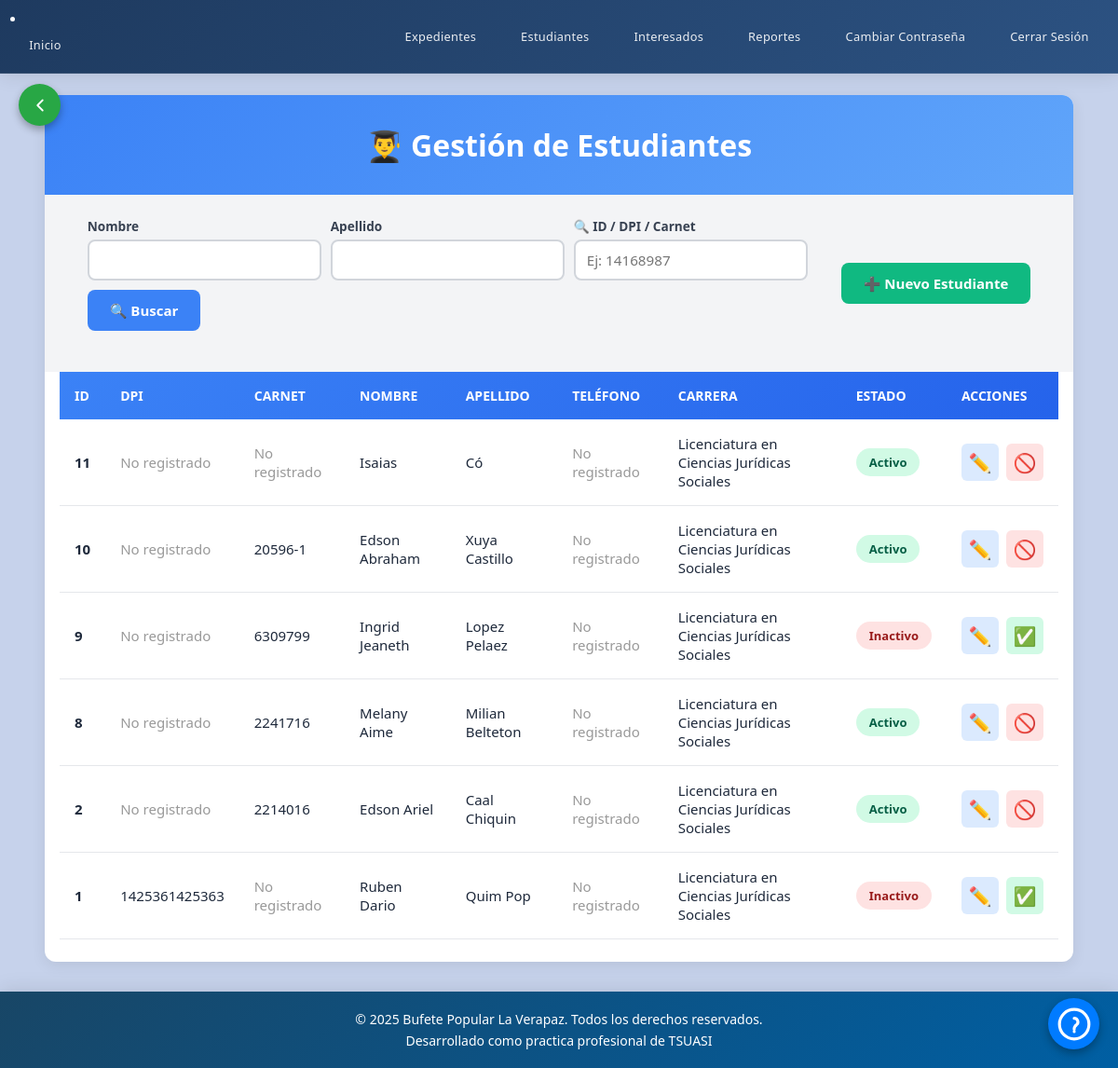
Screenshot of /app/estudiantes/index.php (signed in) with the database file from the repository.
### tables this page shows
CREATE TABLE `estudiantes` (
  `id_estudiante` int(11) NOT NULL AUTO_INCREMENT,
  `dpi_estudiante` varchar(13) DEFAULT NULL,
  `carnetEstudiantil` varchar(7) DEFAULT NULL,
  `nombre` varchar(50) NOT NULL,
  `apellido` varchar(50) NOT NULL,
  `telefono` varchar(15) DEFAULT NULL,
  `id_carrera` int(11) NOT NULL,
  `id_estado` int(11) NOT NULL,
  PRIMARY KEY (`id_estudiante`),
  UNIQUE KEY `carnet_Est` (`carnetEstudiantil`),
  UNIQUE KEY `idx_dpi_unique` (`dpi_estudiante`),
  KEY `id_carrera` (`id_carrera`),
  KEY `id_estado` (`id_estado`),
  CONSTRAINT `estudiantes_ibfk_1` FOREIGN KEY (`id_carrera`) REFERENCES `carreras` (`id_carrera`),
  CONSTRAINT `estudiantes_ibfk_2` FOREIGN KEY (`id_estado`) REFERENCES `estados` (`id_estado`)
);

CREATE TABLE `carreras` (
  `id_carrera` int(11) NOT NULL AUTO_INCREMENT,
  `carrera` varchar(80) NOT NULL,
  PRIMARY KEY (`id_carrera`)
);

CREATE TABLE `estados` (
  `id_estado` int(11) NOT NULL AUTO_INCREMENT,
  `estado` varchar(25) NOT NULL,
  PRIMARY KEY (`id_estado`)
);

### app/estudiantes/index.php (the view, shortened to what this page needs)
<?php
include('../conexion.php');
$buscar_nombre = isset($_GET['buscar_nombre']) ? trim($_GET['buscar_nombre']) : '';
$buscar_apellido = isset($_GET['buscar_apellido']) ? trim($_GET['buscar_apellido']) : '';
$buscar_otro = isset($_GET['buscar_otro']) ? trim($_GET['buscar_otro']) : '';
$registros_por_pagina = 8;
$pagina_actual = isset($_GET['pagina']) && is_numeric($_GET['pagina']) && (int)$_GET['pagina'] > 0
    ? (int)$_GET['pagina'] : 1;
$where = '';
$offset = ($pagina_actual - 1) * $registros_por_pagina;
$sql = "
    SELECT s.id_estudiante, s.dpi_estudiante, s.carnetEstudiantil, s.nombre, s.apellido, s.telefono,
    c.carrera, c.id_carrera, e.estado, e.id_estado
    FROM estudiantes s
    INNER JOIN carreras c ON s.id_carrera = c.id_carrera
    INNER JOIN estados e ON s.id_estado = e.id_estado
    {$where}
    ORDER BY s.id_estudiante DESC
    LIMIT :limit OFFSET :offset
";
$stmt = $conn->prepare($sql);
$stmt->bindValue(':limit', $registros_por_pagina, PDO::PARAM_INT);
$stmt->bindValue(':offset', $offset, PDO::PARAM_INT);
$stmt->execute();
$estudiantes = $stmt->fetchAll(PDO::FETCH_ASSOC);
$hay_busqueda = !empty($buscar_nombre) || !empty($buscar_apellido) || !empty($buscar_otro);
?>
<!DOCTYPE html>
<html lang="es">
<head>
    <link rel="stylesheet" href="../css/style.css">
    <link rel="stylesheet" href="styleE.css">
</head>
<body>
<?php include('../navbar.php'); ?>
<?php include('../boton_ayuda.php'); ?>
<?php include('../boton_volver.php'); ?>
<main class="main-content">
    <div class="container">
        <div class="card">
            <div class="card-header">
                <h1>👨‍🎓 Gestión de Estudiantes</h1>
            </div>
            <div class="action-bar">
                <form method="GET" action="" class="search-form-advanced">
                    <div class="search-group">
                        <label for="buscar_nombre">Nombre</label>
                        <input type="text"
                            id="buscar_nombre"
                            name="buscar_nombre"
                            value="<?= htmlspecialchars($buscar_nombre) ?>">
                    </div>
                    <div class="search-group">
                        <label for="buscar_apellido">Apellido</label>
                        <input type="text"
                            id="buscar_apellido"
                            name="buscar_apellido"
                            value="<?= htmlspecialchars($buscar_apellido) ?>">
                    </div>
                    <div class="search-group">
                        <label for="buscar_otro">🔍 ID / DPI / Carnet</label>
                        <input type="text"
                            id="buscar_otro"
                            name="buscar_otro"
                            placeholder="Ej: 14168987"
                            value="<?= htmlspecialchars($buscar_otro) ?>">
                    </div>
                    <div class="search-buttons">
                        <button type="submit" class="btn btn-primary" title="Buscar estudiantes">
                            🔍 Buscar
                        </button>
                    </div>
                </form>
                <button onclick="abrirModalCrear()" class="btn btn-success">
                    ➕ Nuevo Estudiante
                </button>
            </div>
            <div class="table-responsive">
                <table class="table">
                    <thead>
                        <tr>
                            <th>ID</th>
                            <th>DPI</th>
                            <th>Carnet</th>
                            <th>Nombre</th>
                            <th>Apellido</th>
                            <th>Teléfono</th>
                            <th>Carrera</th>
                            <th>Estado</th>
                            <th>Acciones</th>
                        </tr>
                    </thead>
                    <tbody>
                        <?php if (empty($estudiantes)): ?>
                            <tr>
                                <td colspan="9" class="text-center">
                                    <?php if ($hay_busqueda): ?>
                                        ❌ No se encontraron estudiantes con los criterios de búsqueda especificados
                                    <?php else: ?>
                                        📋 No hay estudiantes registrados
                                    <?php endif; ?>
                                </td>
                            </tr>
                        <?php else: ?>
                            <?php foreach($estudiantes as $est): ?>
                                <tr>
                                    <td><strong><?= htmlspecialchars($est['id_estudiante']) ?></strong></td>
                                    <td>
                                        <?= $est['dpi_estudiante']
                                            ? htmlspecialchars($est['dpi_estudiante'])
                                            : '<span style="color:#999;">No registrado</span>' ?>
                                    </td>
                                    <td>
                                        <?= $est['carnetEstudiantil']
                                            ? htmlspecialchars($est['carnetEstudiantil'])
                                            : '<span style="color:#999;">No registrado</span>' ?>
                                    </td>
                                    <td><?= htmlspecialchars($est['nombre']) ?></td>
                                    <td><?= htmlspecialchars($est['apellido']) ?></td>
                                    <td>
                                        <?= $est['telefono']
                                            ? htmlspecialchars($est['telefono'])
                                            : '<span style="color:#999;">No registrado</span>' ?>
                                    </td>
                                    <td><?= htmlspecialchars($est['carrera']) ?></td>
                                    <td>
                                        <span class="badge <?= $est['id_estado'] == 1 ? 'badge-active' : 'badge-inactive' ?>">
                                            <?= htmlspecialchars($est['estado']) ?>
                                        </span>
                                    </td>
                                    <td>
                                        <div class="btn-group">
                                            <button onclick="abrirModalEditar(
                                                <?= $est['id_estudiante'] ?>,
                                                '<?= htmlspecialchars($est['dpi_estudiante'] ?? '', ENT_QUOTES) ?>',
                                                '<?= htmlspecialchars($est['carnetEstudiantil'] ?? '', ENT_QUOTES) ?>',
                                                '<?= htmlspecialchars($est['nombre'], ENT_QUOTES) ?>',
                                                '<?= htmlspecialchars($est['apellido'], ENT_QUOTES) ?>',
                                                '<?= htmlspecialchars($est['telefono'] ?? '', ENT_QUOTES) ?>',
                                                <?= $est['id_carrera'] ?>
                                            )" class="btn-icon btn-edit" title="Editar estudiante">
                                                ✏️
                                            </button>
                                            <?php if ($_SESSION['rol'] === 'Directora'): ?>
                                                <?php if ($est['id_estado'] == 1): ?>
                                                    <button onclick="abrirModalDesactivar(
                                                        <?= $est['id_estudiante'] ?>,
                                                        '<?= htmlspecialchars($est['nombre'] . ' ' . $est['apellido'], ENT_QUOTES) ?>'
                                                    )" class="btn-icon btn-delete" title="Desactivar estudiante">
                                                        🚫
                                                    </button>
                                                <?php else: ?>
                                                    <button onclick="abrirModalActivar(
                                                        <?= $est['id_estudiante'] ?>,
                                                        '<?= htmlspecialchars($est['nombre'] . ' ' . $est['apellido'], ENT_QUOTES) ?>'
                                                    )" class="btn-icon btn-activate" title="Activar estudiante">
                                                        ✅
                                                    </button>
                                                <?php endif; ?>
                                            <?php endif; ?>
                                        </div>
                                    </td>
                                </tr>
                            <?php endforeach; ?>
                        <?php endif; ?>
                    </tbody>
                </table>
            </div>
        </div>
    </div>
</main>
<?php include('../footer.php'); ?>
</body>
</html>

### app/css/style.css (style rules this page uses)
* { box-sizing: border-box;margin: 0;padding: 0; }
main { flex: 1 0 auto;display: flex;flex-direction: column;padding: 20px; }

### app/estudiantes/styleE.css (style rules this page uses)
:root { --primary: #3B82F6; --primary-dark: #2563EB; --secondary: #60A5FA; --light-blue: #DBEAFE; --success: #10B981; --warning: #F59E0B; --danger: #EF4444; --gray: #6B7280; --gray-light: #F3F4F6; --white: #FFFFFF; }
* { box-sizing: border-box;margin: 0;padding: 0;font-family: 'Segoe UI', Tahoma, Geneva, Verdana, sans-serif; }
body { min-height: 100vh;display: flex; flex-direction: column;padding-top: 70px; }
html, body { height: 100%;background: #c6d2eb; color: #1E293B; overflow-x: hidden; }
main { display: flex; justify-content: center;padding: 2rem;min-height: calc(100vh - 60px);align-items: flex-start;width: 100%;margin: 0 auto; }
.container { width: 100%;max-width: 1400px;margin: 0 auto;padding: 0 1rem; }
.card { background: var(--white); border-radius: 12px; box-shadow: 0 4px 16px rgba(0,0,0,0.08); overflow: hidden; width: 100%; max-width: 1200px; margin: 0 auto; position: relative; left: 0; right: 0; }
.card-header { background: linear-gradient(135deg, var(--primary), var(--secondary));padding: 2rem;text-align: center; }
.card-header h1 { color: var(--white);font-size: 2rem;font-weight: 700;margin: 0; }
.action-bar { display: flex; gap: 1rem; padding: 1.5rem; flex-wrap: wrap; align-items: center; justify-content: center; background: var(--gray-light); }
.btn { padding: 0.75rem 1.5rem; border: none; border-radius: 8px; font-weight: 600; font-size: 0.938rem; cursor: pointer; text-decoration: none; display: inline-flex; align-items: center; justify-content: center; gap: 0.5rem; transition: all 0.2s; }
.btn-primary { background: var(--primary); color: var(--white); }
.btn-success { background: var(--success); color: var(--white); }
.btn-group { display: flex; gap: 0.5rem; justify-content: center; }
.btn-icon { width: 40px; height: 40px; border: none; border-radius: 6px; cursor: pointer; font-size: 1.25rem; display: flex; align-items: center; justify-content: center; transition: all 0.2s; }
.btn-edit { background: var(--light-blue); color: var(--primary); }
.btn-delete { background: #FEE2E2; color: var(--danger); }
.btn-activate { background: #D1FAE5; color: var(--success); }
.table-responsive { overflow-x: auto;padding: 0 1rem 1.5rem;margin: 0 auto; }
.table { width: 100%;max-width: 100%;border-collapse: collapse;background: var(--white);font-size: 0.938rem;margin: 0 auto; }
.table thead { background: linear-gradient(135deg, var(--primary), var(--primary-dark)); }
.table th { padding: 1rem;text-align: left;color: var(--white);font-weight: 600;text-transform: uppercase;font-size: 0.875rem; }
.table td { padding: 1rem;border-bottom: 1px solid #E5E7EB; }
.badge { display: inline-block; padding: 0.375rem 0.875rem; border-radius: 999px; font-weight: 600; font-size: 0.813rem; }
.badge-active { background: #D1FAE5;color: #065F46; }
.badge-inactive { background: #FEE2E2;color: #991B1B; }
@media (max-width: 1200px) { .search-form-advanced { grid-template-columns: 1fr 1fr; } }
@media (max-width: 1200px) { .search-buttons { grid-column: 1 / -1; } }
.search-form-advanced { display: grid; grid-template-columns: 1fr 1fr 1fr auto auto; gap: 10px; align-items: end; margin-bottom: 20px; }
.search-group { display: flex;flex-direction: column;gap: 5px; }
.search-group label { font-size: 0.85rem;font-weight: 600;color: #374151; }
.search-group input { padding: 10px 12px; border: 2px solid #D1D5DB; border-radius: 8px; font-size: 0.95rem; transition: all 0.3s; }
.search-buttons { display: flex;gap: 8px; }

### rows the page displays
estudiantes: id_estudiante "11", shows "No registrado", nombre "Isaias", apellido "Có", id_carrera.carrera "Licenciatura en Ciencias Jurídicas Sociales", id_estado.estado "Activo"
estudiantes: id_estudiante "10", shows "No registrado", carnetEstudiantil "20596-1", nombre "Edson Abraham", apellido "Xuya Castillo", id_carrera.carrera "Licenciatura en Ciencias Jurídicas Sociales", id_estado.estado "Activo"
estudiantes: id_estudiante "9", shows "No registrado", carnetEstudiantil "6309799", nombre "Ingrid Jeaneth", apellido "Lopez Pelaez", id_carrera.carrera "Licenciatura en Ciencias Jurídicas Sociales", id_estado.estado "Inactivo"
estudiantes: id_estudiante "8", shows "No registrado", carnetEstudiantil "2241716", nombre "Melany Aime", apellido "Milian Belteton", id_carrera.carrera "Licenciatura en Ciencias Jurídicas Sociales", id_estado.estado "Activo"
estudiantes: id_estudiante "2", shows "No registrado", carnetEstudiantil "2214016", nombre "Edson Ariel", apellido "Caal Chiquin", id_carrera.carrera "Licenciatura en Ciencias Jurídicas Sociales", id_estado.estado "Activo"
estudiantes: id_estudiante "1", dpi_estudiante "1425361425363", shows "No registrado", nombre "Ruben Dario", apellido "Quim Pop", id_carrera.carrera "Licenciatura en Ciencias Jurídicas Sociales", id_estado.estado "Inactivo"
